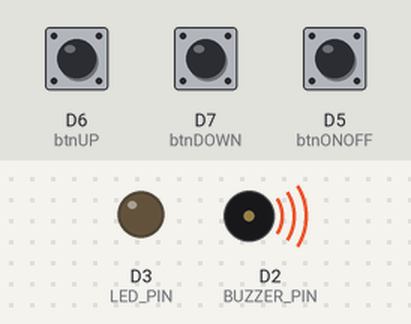
A sketch run on a simulated ESP8266 (NodeMCU). Shown: output pins drawn as LEDs (lit = HIGH), buzzer (waves = sounding). Dashed ring = blinking. The inputs (shaded band) are chosen by the test bench; at power-on: D6 (btnUP) HIGH, D5 (btnONOFF) HIGH, D7 (btnDOWN) HIGH. WiFi joins after 1.5 s; servers stay silent unless stated; what the sketch prints to the serial monitor is not drawn.

Above: at 4.2 s.
4.3 s: D6 (btnUP) pulled LOW for 1 s
At 4.7 s:
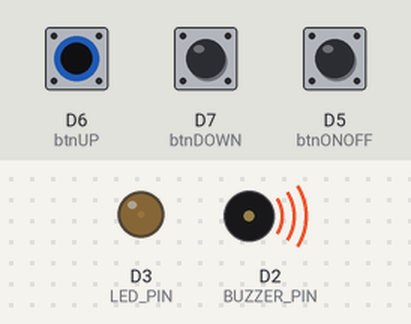
7.3 s: D6 (btnUP) pulled LOW for 3.2 s
At 11.4 s:
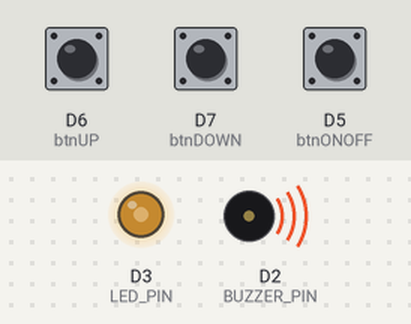
12.0 s: D6 (btnUP) pulled LOW for 0.15 s
At 12.6 s:
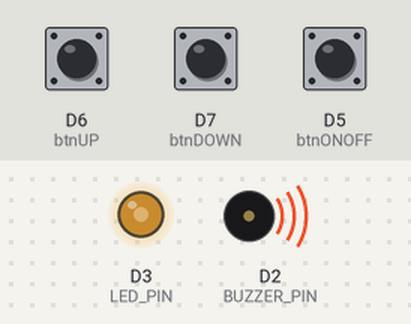
13.7 s: D5 (btnONOFF) pulled LOW for 1 s
At 14.45 s:
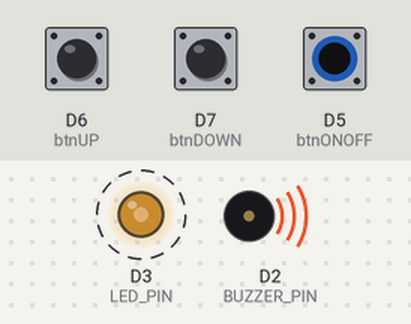
16.4 s: D6 (btnUP) pulled LOW for 3.2 s
At 20.8 s:
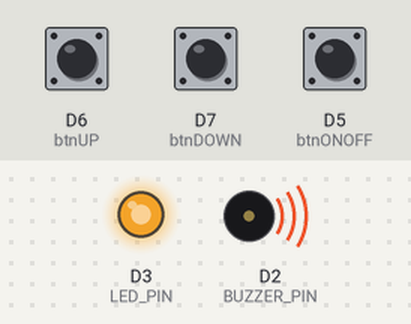
21.1 s: D7 (btnDOWN) pulled LOW for 0.15 s
At 21.9 s:
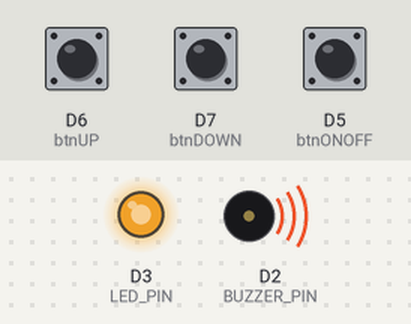
Timing chart, 0 to 23.8 s (numbered marks = the images above; inputs shaded):
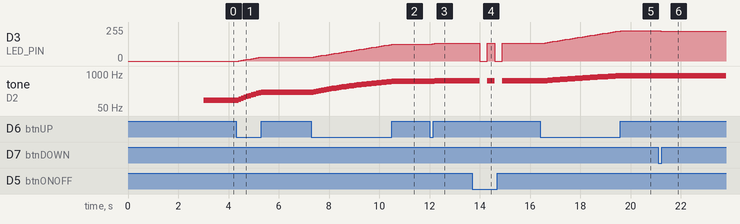

Measured:
- after the input at 4.3 s, D3 (LED_PIN): moves from 0/255 to 30/255 over 0.90 s, starting after 0.10 s; tone on D2 (BUZZER_PIN): plays 110 Hz for 0.10 s, 120 Hz for 0.10 s, 130 Hz for 0.10 s, 140 Hz for 0.10 s, 150 Hz for 0.10 s, 160 Hz for 0.10 s … (10 notes in this stretch), starting after 0.10 s
- after the input at 7.3 s, D3 (LED_PIN): moves from 30/255 to 126/255 over 3.1 s, starting after 0.10 s; tone on D2 (BUZZER_PIN): plays 210 Hz for 0.10 s, 220 Hz for 0.10 s, 230 Hz for 0.10 s, 240 Hz for 0.10 s, 250 Hz for 0.10 s, 260 Hz for 0.10 s … (32 notes in this stretch), starting after 0.10 s
- after the input at 12.0 s, D3 (LED_PIN): 126/255 → 129/255 after 0.10 s, → 132/255 0.10 s later; tone on D2 (BUZZER_PIN): 520 Hz → 530 Hz after 0.10 s, → 540 Hz 0.10 s later
- after the input at 13.7 s, D3 (LED_PIN): alternates 132/255 for 0.30 s and 0/255 for 0.30 s, 4 changes in all, then stays 132/255, starting after 0.30 s; tone on D2 (BUZZER_PIN): alternates 540 Hz for 0.30 s and silent for 0.30 s, 4 changes in all, then stays 540 Hz, starting after 0.30 s
- after the input at 16.4 s, D3 (LED_PIN): moves from 132/255 to 228/255 over 3.1 s, starting after 0.10 s; tone on D2 (BUZZER_PIN): plays 550 Hz for 0.10 s, 560 Hz for 0.10 s, 570 Hz for 0.10 s, 580 Hz for 0.10 s, 590 Hz for 0.10 s, 600 Hz for 0.10 s … (32 notes in this stretch), starting after 0.10 s
- after the input at 21.1 s, D3 (LED_PIN): 228/255 → 225/255 after 0.10 s, → 222/255 0.10 s later; tone on D2 (BUZZER_PIN): 860 Hz → 850 Hz after 0.10 s, → 840 Hz 0.10 s later

The sketch:

Posttest2_Button-Buzzer-LED-SERVER.ino
```cpp
#include <ESP8266WiFi.h>
#include <WiFiClient.h>
#include <ESP8266WebServer.h>

const char* ssid = "Xiaomi 12T";    // Nama SSID AP/Hotspot
const char* password = "sebentar";  // Password Wifi

const int BUZZER_PIN = D2;
const int LED_PIN = D3;
const int btnUP = D6;
const int btnDOWN = D7;
const int btnONOFF = D5;

bool on = true;
int LED = 0;
int BUZZER = 100;
int btnUPState = 0;
int btnDOWNState = 0;
int btnONOFFState = 0;

ESP8266WebServer server(80);  // Port untuk web server

void setup() {
  Serial.begin(9600);
  delay(1000);

  pinMode(BUZZER_PIN, OUTPUT);
  pinMode(LED_PIN, OUTPUT);
  pinMode(btnUP, INPUT_PULLUP);
  pinMode(btnDOWN, INPUT_PULLUP);
  pinMode(btnONOFF, INPUT_PULLUP);

  WiFi.begin(ssid, password);
  while (WiFi.status() != WL_CONNECTED) {
    delay(1000);
    Serial.println("Connecting to WiFi...");
  }
  Serial.println("Connected to WiFi.");
  Serial.println(WiFi.localIP());

  server.on("/", handleRoot);

  server.begin();
  Serial.println("Server dijalankan");
}

void loop() {
  server.handleClient();  // Menangani permintaan dari klien
  btnUPState = digitalRead(btnUP);
  btnDOWNState = digitalRead(btnDOWN);
  btnONOFFState = digitalRead(btnONOFF);
  if (btnUPState == LOW) {
    if (LED < 249) {
      LED += 3;
    }
    if (BUZZER < 2500) {
      BUZZER += 10;
    }
    delay(100);
  }
  if (btnDOWNState == LOW) {
    if (LED > 0){
      LED -= 3;
    }
    if (BUZZER > 100){
      BUZZER -= 10;
    }
    delay(100);
  }
  if (btnONOFFState == LOW) {
    on = !on;
    delay(300);
  }

  if (on){
    analogWrite(LED_PIN, LED);
    tone(BUZZER_PIN, BUZZER);
  } else {
    analogWrite(LED_PIN, 0);
    noTone(BUZZER_PIN);
  }

}

void handleRoot() {
  String content = "<h1> Monitor Value Komponen Kelompok 3 IOT B </h1> <br> <p>Tingkat Kecerahan LED =  " + String(LED) + "</p><br>" + "Tingkat Tone Frekuensi Buzzer = " + String(BUZZER);
  server.send(200, "text/html", content);
}
```
